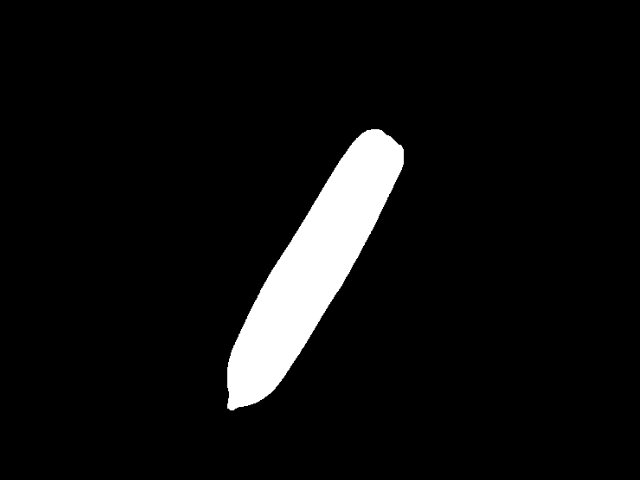
#> input picture daikon/pics/bindaikon.png, 640 x 480 px, found by its file name
$ jupyter execute --allow-errors 'Thinning wity Cython Revised.ipynb'   (shell and % lines are left out)
#> lines starting #> are read from the running program, lines starting #| are printed output that depends on the picture; after the words box and inside, x2 and y2 are one past the last pixel; in counts of white or black regions, pixels touching at a corner belong together
# 細線化プログラム 　cython ver.
細線化プログラムの cython による高速化バージョンです

自作ライブラリ thin （フォルダごと）が同じフォルダ内に必要です。
jupyter では ライブラリのファイルは非表示になっていますので、ライブラリのファイルを移動させたりコピーしたりしたい場合はコマンドラインで操作する必要があります。

[cell 1]
# -*- coding: utf-8 -*-
import cv2
import numpy as np
import sys
import time

import numpy as np
import matplotlib.pyplot as plt
import random
plt.hold(False)

from thin.thin import getSkelline

# 処理対象画像
filename = "bindaikon.png"

# 画像表示用関数ååå
# グレイ画像の表示
def pltgry(img):
    plt.axis('off')
    plt.imshow(cv2.cvtColor(img,cv2.COLOR_GRAY2RGB))
    plt.show()

# カラー画像の表示
def pltcol(img):
    plt.axis('off')
    plt.imshow(cv2.cvtColor(img,cv2.COLOR_BGR2RGB))
    plt.show()

src = cv2.imread(filename,1)
#> src is the input picture: shape (480, 640, 3); min 0, max 255, mean 15.2
print(src.shape)
#| (480, 640, 3)
plt.hold(False)
pltcol(src)
if src is None:
    sys.exit()
bw = cv2.cvtColor(src, cv2.COLOR_BGR2GRAY)
_, bw2 = cv2.threshold(bw, 10, 255, cv2.THRESH_BINARY)
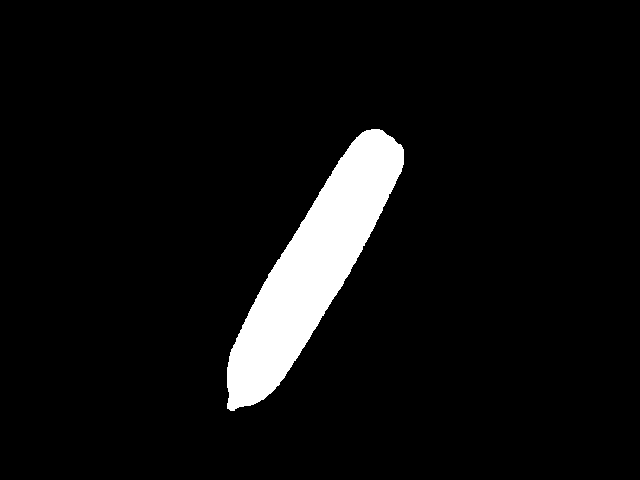
#> bw2: shape (480, 640); 6.1% white; 1 white region, box (x1, y1, x2, y2) and area: (227, 129, 404, 411) 18675
start = time.time()
#> (the rest of this cell did not finish here and is left out)


$ run again, with daikon/pics/cabubw.png copied over daikon/pics/bindaikon.png
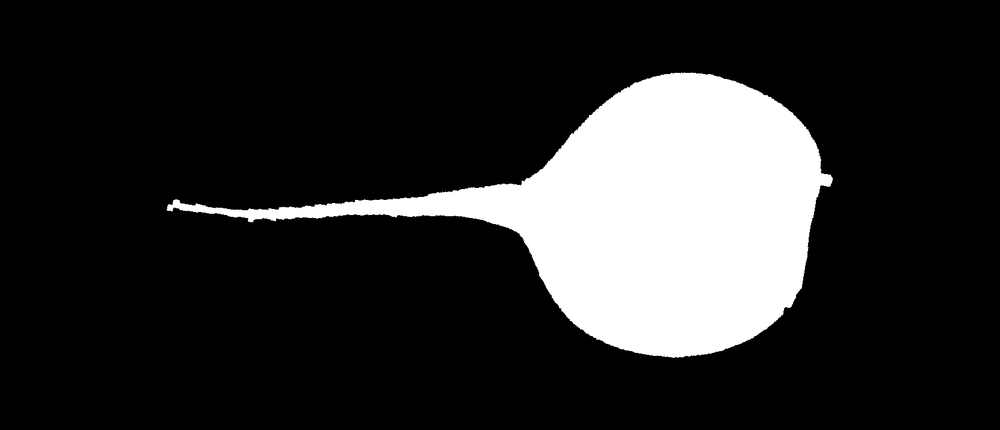
#> input picture daikon/pics/cabubw.png, 1000 x 430 px, shrunk from 1662 x 714 before the run, found by its file name
#> src is the input picture: shape (430, 1000, 3); min 0, max 255, mean 42.7
#| (430, 1000, 3)
#> `_, bw2 = cv2.threshold(bw, 10, 255, cv2.THRESH_BINARY)`:
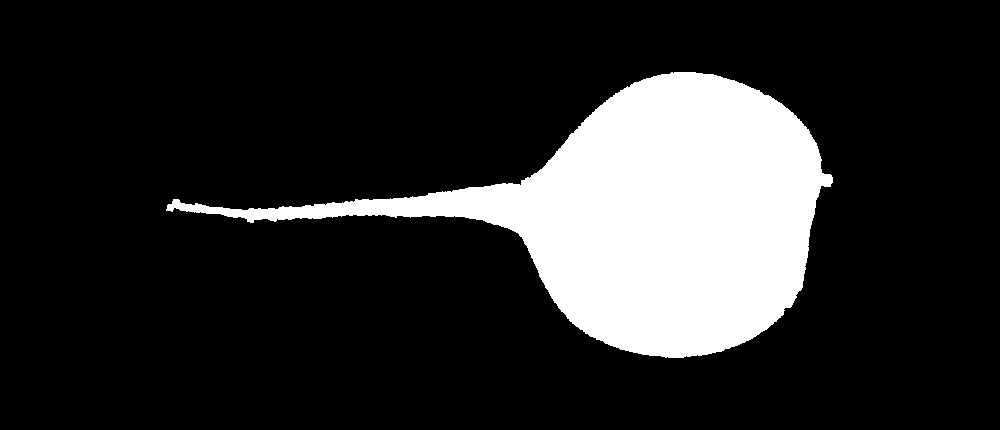
#> bw2: shape (430, 1000); 16.9% white; 1 white region, box (x1, y1, x2, y2) and area: (166, 72, 833, 358) 72878
